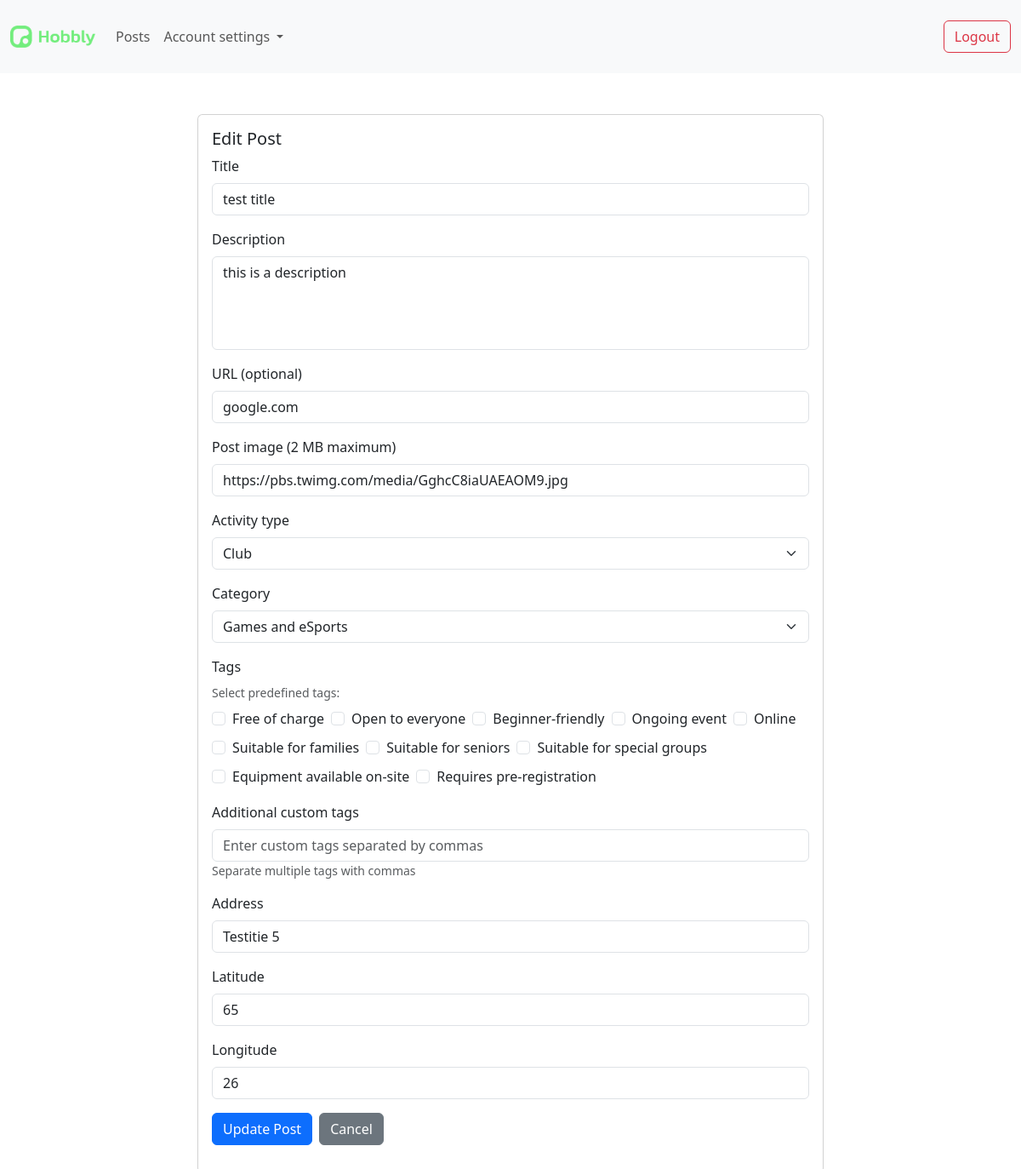
Page /editpost.php?id=2 (signed in) on the committed database.
### tables this page shows
CREATE TABLE `posts` (
  `post_id` int(11) NOT NULL,
  `creator_id` int(11) NOT NULL,
  `title` varchar(255) NOT NULL,
  `description` varchar(1000) NOT NULL,
  `url` varchar(255) DEFAULT NULL,
  `img_url` varchar(255) NOT NULL,
  `activity_type` varchar(255) DEFAULT NULL,
  `category` varchar(255) DEFAULT NULL,
  `tags` varchar(255) DEFAULT NULL,
  `address` varchar(255) NOT NULL,
  `latitude` varchar(255) DEFAULT NULL,
  `longitude` varchar(255) DEFAULT NULL,
  `event_start` datetime NOT NULL DEFAULT current_timestamp(),
  `event_end` datetime NOT NULL DEFAULT current_timestamp()
);

### editpost.php (the view, shortened to what this page needs)
<?php include 'conn.php';
$link = createMysqliConnection();
$post_id = intval($_GET['id']);
$admin_id = $_SESSION['account_id'];
$post = null;
if ($stmt = $link->prepare('SELECT * FROM posts WHERE post_id = ? AND creator_id = ?')) {
    $stmt->bind_param('ii', $post_id, $admin_id);
    $stmt->execute();
    $result = $stmt->get_result();
    if ($result->num_rows > 0) {
        $post = $result->fetch_assoc();
    } else {
        header('Location: posts.php');
        exit;
    }
}
$existingTags = [];
$predefinedTags = [
    'Free of charge',
    'Open to everyone',
    'Beginner-friendly',
    'Ongoing event',
    'Online',
    'Suitable for families',
    'Suitable for seniors',
    'Suitable for special groups',
    'Equipment available on-site',
    'Requires pre-registration'
];
$selectedPredefined = array_intersect($existingTags, $predefinedTags);
$customTagsOnly = array_diff($existingTags, $predefinedTags);
$customTagsString = implode(', ', $customTagsOnly);
?>
<html>
    <head>
        <link href="https://cdn.jsdelivr.net/npm/bootstrap@5.3.8/dist/css/bootstrap.min.css" rel="stylesheet">
        <link rel="stylesheet" href="styles.css">
    </head>
    <body>
        <nav class="navbar navbar-expand-lg bg-body-tertiary">
            <div class="container-fluid">
                <a class="navbar-brand" href="#">
                    <img src="images\logos\green_logo@low-res.png" width="100" alt="">
                </a>
                <div class="collapse navbar-collapse" id="navbarSupportedContent">
                <ul class="navbar-nav me-auto mb-2 mb-lg-0">
                    <li class="nav-item">
                    <a class="nav-link" href="posts.php">Posts</a>
                    </li>
                    <li class="nav-item dropdown">
                    <a class="nav-link dropdown-toggle" href="#" role="button" data-bs-toggle="dropdown" aria-expanded="false">
                        Account settings
                    </a>
                    </li>
                </ul>
                <form method="post" class="d-flex pt-3">
                    <button class="btn btn-outline-danger" type="submit" name="logout">Logout</button>
                </form>
                </div>
            </div>
        </nav>
    <main>
        <div class="container mt-5">
            <div class="row justify-content-center">
                <div class="col-lg-8">
                    <div class="card">
                        <div class="card-body">
                            <h5 class="card-title">Edit Post</h5>
                            <form method="post">
                                <div class="mb-3">
                                    <label for="postTitle" class="form-label">Title</label>
                                    <input type="text" class="form-control" name="postTitle" value="<?php echo htmlspecialchars($post['title']); ?>" required>
                                </div>
                                <div class="mb-3">
                                    <label for="postDesc" class="form-label">Description</label>
                                    <textarea class="form-control" name="postDesc" rows="4" required><?php echo htmlspecialchars($post['description']); ?></textarea>
                                </div>
                                <div class="mb-3">
                                    <label for="postLink" class="form-label">URL (optional)</label>
                                    <input type="text" class="form-control" name="postLink" value="<?php echo htmlspecialchars($post['url'] ?? ''); ?>">
                                </div>
                                <div class="mb-3">
                                    <label for="postImage" class="form-label">Post image (2 MB maximum)</label>
                                    <input type="text" class="form-control" name="postImage" value="<?php echo htmlspecialchars($post['img_url'] ?? ''); ?>">
                                </div>
                                <div class="mb-3">
                                    <label for="postActivityType" class="form-label">Activity type</label>
                                    <select class="form-select" name="postActivityType" required>
                                        <option value="Club" <?php echo ($post['activity_type'] == 'Club') ? 'selected' : ''; ?>>Club</option>
                                    </select>
                                </div>
                                <div class="mb-3">
                                    <label for="postCategory" class="form-label">Category</label>
                                    <select class="form-select" name="postCategory" required>
                                        <option value="Games and eSports" <?php echo ($post['category'] == 'Games and eSports') ? 'selected' : ''; ?>>Games and eSports</option>
                                    </select>
                                </div>
                                <div class="mb-3">
                                    <label for="postTags" class="form-label">Tags</label>
                                    <div class="mb-3">
                                        <small class="text-muted">Select predefined tags:</small>
                                        <div class="d-flex flex-wrap gap-2 mt-2" id="predefinedTags">
                                            <?php
                                            $tagId = 1;
                                            foreach ($predefinedTags as $tag):
                                                $isChecked = in_array($tag, $selectedPredefined) ? 'checked' : '';
                                            ?>
                                            <div class="form-check">
                                                <input class="form-check-input" type="checkbox" name="postTags[]" value="<?php echo htmlspecialchars($tag); ?>" id="tag<?php echo $tagId; ?>" <?php echo $isChecked; ?>>
                                                <label class="form-check-label" for="tag<?php echo $tagId; ?>"><?php echo htmlspecialchars($tag); ?></label>
                                            </div>
                                            <?php
                                            $tagId++;
                                            endforeach;
                                            ?>
                                        </div>
                                    </div>
                                    <div>
                                        <label for="customTags" class="form-label">Additional custom tags</label>
                                        <input type="text" class="form-control" name="customTags" value="<?php echo htmlspecialchars($customTagsString); ?>" placeholder="Enter custom tags separated by commas">
                                        <small class="form-text text-muted">Separate multiple tags with commas</small>
                                    </div>
                                </div>
                                <div class="mb-3">
                                    <label for="postAddress" class="form-label">Address</label>
                                    <input type="text" class="form-control" id="postAddress" name="postAddress" value="<?php echo htmlspecialchars($post['address']); ?>" required>
                                </div>
                                <div class="mb-3">
                                    <label for="postLatitude" class="form-label">Latitude</label>
                                    <input type="number" step="any" class="form-control" id="postLatitude" name="postLatitude" value="<?php echo htmlspecialchars($post['latitude'] ?? ''); ?>">
                                </div>
                                <div class="mb-3">
                                    <label for="postLongitude" class="form-label">Longitude</label>
                                    <input type="number" step="any" class="form-control" id="postLongitude" name="postLongitude" value="<?php echo htmlspecialchars($post['longitude'] ?? ''); ?>">
                                </div>
                                <div class="d-flex gap-2">
                                    <button type="submit" class="btn btn-primary" name="updatePost">Update Post</button>
                                    <a href="posts.php" class="btn btn-secondary">Cancel</a>
                                </div>
                            </form>
                        </div>
                    </div>
                </div>
            </div>
        </div>
    </main>
    </body>
</html>

### styles.css (style rules this page uses)
textarea { resize: none; }

### rows in the picture
posts: postTitle "test title", postDesc "this is a description", postLink "google.com", postImage "https://pbs.twimg.com/media/GghcC8iaUAEAOM9.jpg", postActivityType "Club", postCategory "Games and eSports", postAddress "Testitie 5", postLatitude "65", postLongitude "26"

### other values in the picture
$tag "Free of charge"
$tag "Open to everyone"
$tag "Beginner-friendly"
$tag "Ongoing event"
$tag "Online"
$tag "Suitable for families"
$tag "Suitable for seniors"
$tag "Suitable for special groups"
$tag "Equipment available on-site"
$tag "Requires pre-registration"
